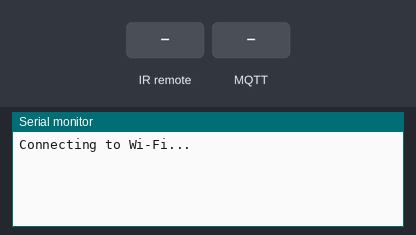
A program run on a simulated ESP32. Shown: the last lines printed to the serial monitor. The test bench sets the inputs (shaded band). WiFi joins after 1.5 s; servers stay silent unless stated; no MQTT or app messages arrive unless stated.

Above: at 1.2 s.
1.3 s: infrared code 0xF4240 received
At 1.46 s:
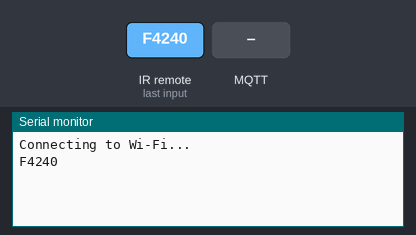
3.0 s: MQTT message "1" arrives on the first subscribed topic
At 3.4 s:
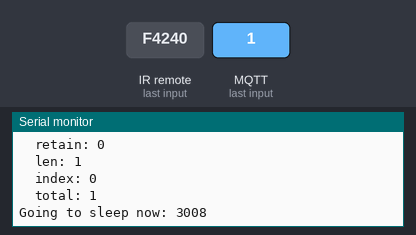

Measured:
- after the input at 1.3 s, the serial monitor: prints a new line at once (image 1)
- after the input at 3.0 s, the serial monitor: prints a new line at once (image 2)

The program:

main.cpp
```cpp
/*
This example uses FreeRTOS softwaretimers as there is no built-in Ticker library
*/


#include <WiFi.h>
/*extern "C" {
	#include "freertos/FreeRTOS.h"
	#include "freertos/timers.h"
}*/
#include <AsyncMqttClient.h>
#include <IRremoteESP8266.h>
#include <IRrecv.h>
#include <IRutils.h>

int RECV_PIN = 21;

IRrecv irrecv(RECV_PIN);

decode_results results;

#define WIFI_SSID "squixp"
#define WIFI_PASSWORD "ale130804"

#define MQTT_HOST IPAddress(192, 168, 0, 104)
#define MQTT_PORT 1883

RTC_DATA_ATTR int bootCount = 0;

#define uS_TO_S_FACTOR 1000000  /* Conversion factor for micro seconds to seconds */
#define TIME_TO_SLEEP  1800        /* Time ESP32 will go to sleep (in seconds) */

AsyncMqttClient mqttClient;
TimerHandle_t mqttReconnectTimer;
TimerHandle_t wifiReconnectTimer;

void connectToWifi() {
  Serial.println("Connecting to Wi-Fi...");
  WiFi.begin(WIFI_SSID, WIFI_PASSWORD);
}

void connectToMqtt() {
  Serial.println("Connecting to MQTT...");
  mqttClient.connect();
}

void WiFiEvent(WiFiEvent_t event) {
    Serial.printf("[WiFi-event] event: %d\n", event);
    switch(event) {
    case SYSTEM_EVENT_STA_GOT_IP:
        Serial.println("WiFi connected");
        Serial.println("IP address: ");
        Serial.println(WiFi.localIP());
        connectToMqtt();
        break;
    case SYSTEM_EVENT_STA_DISCONNECTED:
        Serial.println("WiFi lost connection");
        xTimerStop(mqttReconnectTimer, 0); // ensure we don't reconnect to MQTT while reconnecting to Wi-Fi
		    xTimerStart(wifiReconnectTimer, 0);
        break;
    }
}

void onMqttConnect(bool sessionPresent) {
  Serial.println("Connected to MQTT.");
  Serial.print("Session present: ");
  Serial.println(sessionPresent);
  uint16_t packetIdSub = mqttClient.subscribe("airspray/1", 2);
  Serial.print("Subscribing at QoS 2, packetId: ");
  Serial.println(packetIdSub);


}

void onMqttDisconnect(AsyncMqttClientDisconnectReason reason) {
  Serial.println("Disconnected from MQTT.");

  if (WiFi.isConnected()) {
    xTimerStart(mqttReconnectTimer, 0);
  }
}

void onMqttSubscribe(uint16_t packetId, uint8_t qos) {
  Serial.println("Subscribe acknowledged.");
  Serial.print("  packetId: ");
  Serial.println(packetId);
  Serial.print("  qos: ");
  Serial.println(qos);
}

void onMqttUnsubscribe(uint16_t packetId) {
  Serial.println("Unsubscribe acknowledged.");
  Serial.print("  packetId: ");
  Serial.println(packetId);
}

void onMqttMessage(char* topic, char* payload, AsyncMqttClientMessageProperties properties, size_t len, size_t index, size_t total) {
  Serial.println("Publish received.");
  Serial.print("  topic: ");
  Serial.println(topic);
  Serial.print("  qos: ");
  Serial.println(properties.qos);
  Serial.print("  dup: ");
  Serial.println(properties.dup);
  Serial.print("  retain: ");
  Serial.println(properties.retain);
  Serial.print("  len: ");
  Serial.println(len);
  Serial.print("  index: ");
  Serial.println(index);
  Serial.print("  total: ");
  Serial.println(total);
  Serial.printf("Going to sleep now: %d\n", millis());
  Serial.flush();
}

void onMqttPublish(uint16_t packetId) {
  Serial.println("Publish acknowledged.");
  Serial.print("  packetId: ");
  Serial.println(packetId);
}

void setup() {
  Serial.begin(115200);
  Serial.println();
  Serial.println();

  ++bootCount;

  mqttReconnectTimer = xTimerCreate("mqttTimer", pdMS_TO_TICKS(2000), pdFALSE, (void*)0, reinterpret_cast<TimerCallbackFunction_t>(connectToMqtt));
  wifiReconnectTimer = xTimerCreate("wifiTimer", pdMS_TO_TICKS(2000), pdFALSE, (void*)0, reinterpret_cast<TimerCallbackFunction_t>(connectToWifi));

  WiFi.onEvent(WiFiEvent);

  mqttClient.onConnect(onMqttConnect);
  mqttClient.onDisconnect(onMqttDisconnect);
  mqttClient.onSubscribe(onMqttSubscribe);
  mqttClient.onUnsubscribe(onMqttUnsubscribe);
  mqttClient.onMessage(onMqttMessage);
  mqttClient.onPublish(onMqttPublish);
  mqttClient.setServer(MQTT_HOST, MQTT_PORT);

  connectToWifi();

  irrecv.enableIRIn(); // Start the receiver
}

void loop() {
  if (irrecv.decode(&results)) {
    String value = uint64ToString(results.value, HEX);
    String message = "{ \"code\":\"" + value + "\"}";
    irrecv.resume();
    mqttClient.publish("irsensor/1", 0, false, message.c_str());
    Serial.println(value);

  }
}
```
